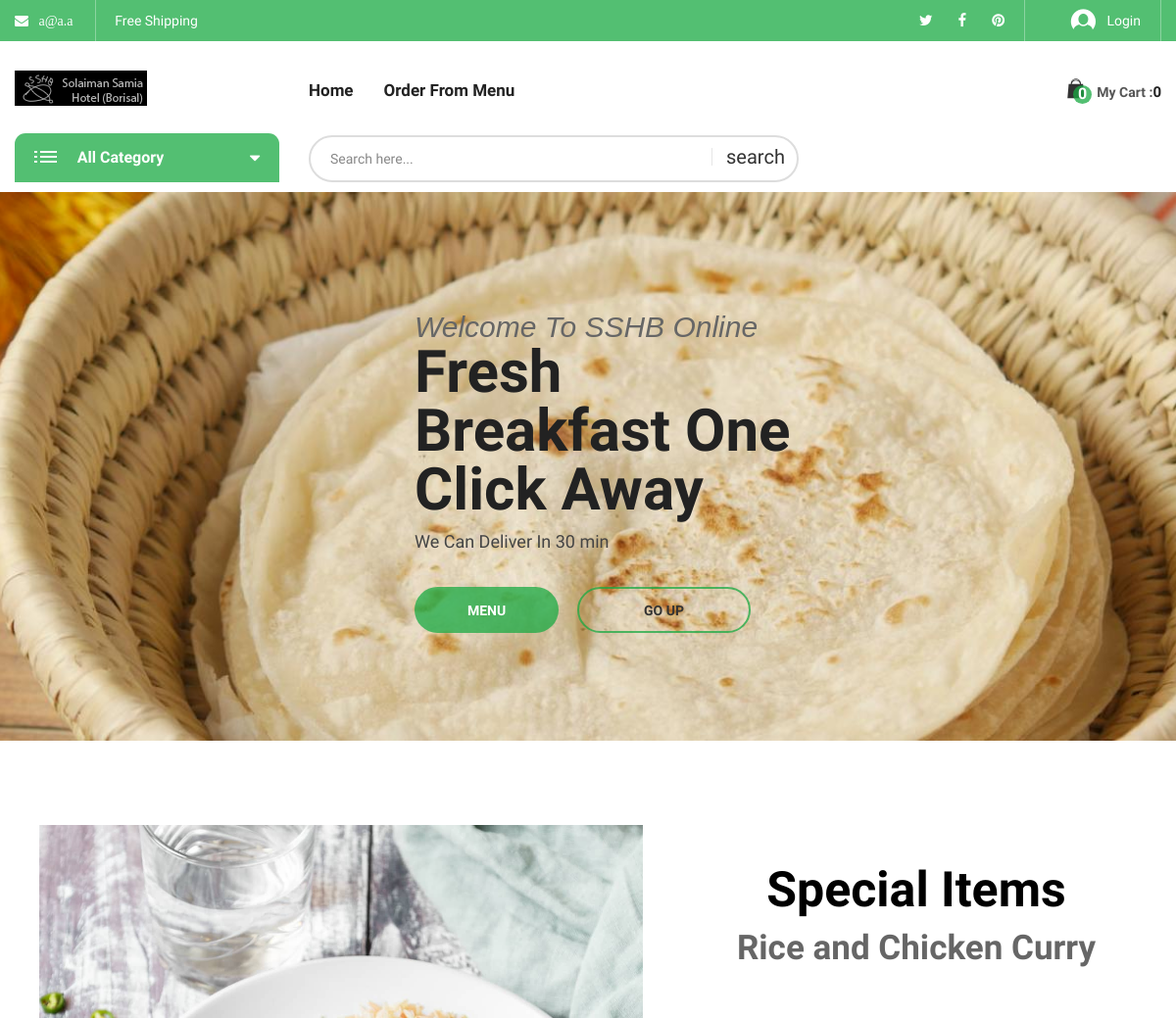
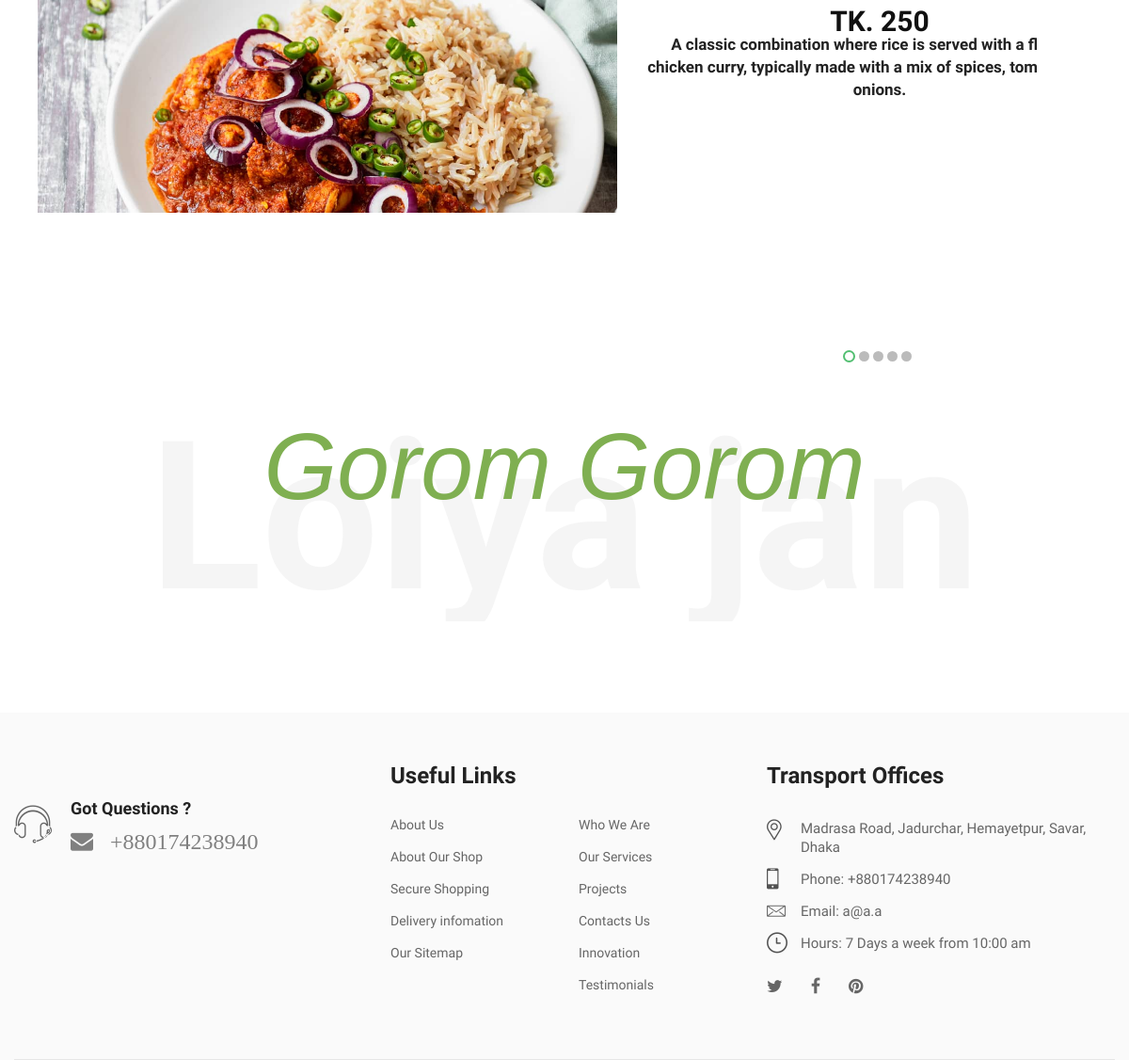
The page / on the database its author committed (2 pictures, top to bottom).
### tables this page shows
CREATE TABLE `header_info` (
  `id` int(10) NOT NULL,
  `email` varchar(30) NOT NULL,
  `tweeter` varchar(500) NOT NULL,
  `fb_link` varchar(500) NOT NULL,
  `pinterest` varchar(500) NOT NULL,
  `phone` varchar(20) NOT NULL
);

CREATE TABLE `add_logo` (
  `id` int(10) NOT NULL,
  `img` varchar(200) NOT NULL
);

CREATE TABLE `slider` (
  `slider_id` int(11) NOT NULL,
  `first_line` varchar(255) NOT NULL,
  `second_line` varchar(255) NOT NULL,
  `third_line` varchar(255) NOT NULL,
  `btn_left` varchar(25) NOT NULL,
  `btn_right` varchar(25) NOT NULL,
  `slider_img` varchar(255) NOT NULL
);

### admin/class/adminback.php (called while the page is built, shortened)
<?php
class  adminback
{
    private $connection;
    function __construct()
    {
        $dbhost = "localhost";
        $dbuser = "smabdulmueid97-app1";
        $dbpass = "Ld5vTApE9TKvXvhQdFxz";
        $dbname = "app1";
        $this->connection = mysqli_connect($dbhost, $dbuser, $dbpass, $dbname);
    }
    function display_links()
    {
        $query = "SELECT * FROM header_info";
        if (mysqli_query($this->connection, $query)) {
            $ctg_info = mysqli_query($this->connection, $query);
            return $ctg_info;
        }
    }
    function display_logo()
    {
        $query = "SELECT * FROM add_logo";
        if (mysqli_query($this->connection, $query)) {
            $pdt_info = mysqli_query($this->connection, $query);
            return $pdt_info;
        }
    }
    function SlideShow()
    {
        $query = "SELECT * FROM `slider`";
        if (mysqli_query($this->connection, $query)) {
            $row = mysqli_query($this->connection, $query);
            return $row;
        }
    }
}

### includes/slider_main.php (the view)
<div class="main-slide block-slider nav-change">
                <ul class="biolife-carousel" data-slick='{"arrows": true, "dots": false, "slidesMargin": 0, "slidesToShow": 1, "infinite": false, "speed": 800}' >
                <?php
                    $obj = new adminback();
                   $rows =  $obj->SlideShow();
                   while ($row = mysqli_fetch_assoc($rows)){
                ?>
                <li>
                        <div class="slide-contain slider-opt03__layout02 slide_animation type_02">
                            <div class="media background-geen-01" style="background-image: url('admin/uploads/<?php echo $row["slider_img"]?>');"></div>
                            <div class="text-content">
                                <i class="first-line"><?php echo $row['first_line']; ?></i>
                                <h3 class="second-line"> <?php echo $row['second_line']; ?> </h3>
                                <p class="third-line"><?php echo $row['third_line']; ?></p>
                                <p class="buttons">
                                    <a href="./all_product.php" class="btn btn-bold"><?php echo $row['btn_left']; ?></a>
                                    <a href="#" class="btn btn-thin"><?php echo $row['btn_right']; ?></a>
                                </p>
                            </div>
                        </div>
                    </li>
                    <?php
                         }
                    ?>
                </ul>
            </div>

### includes/header_top.php (shortened to what this page needs)
<?php
$obj= new adminback();
    $links = $obj->display_links();
?>
<div class="header-top bg-main hidden-xs">
            <div class="container">
                <div class="top-bar left">
                    <ul class="horizontal-menu">
                        <?php
                        while( $link = mysqli_fetch_assoc($links)){?>
                        <li>
                            <a class="fa fa-envelope" href="" > &nbsp;
                           <?php  echo $link['email'];  ?>
                          </a></li>
                        <li><a href="#">Free Shipping</a></li>
                    </ul>
                </div>
                <div class="top-bar right">
                    <ul class="social-list">
                        <li><a href="#<?php  echo $link['tweeter'];  ?>"><i class="fa fa-twitter" aria-hidden="true"></i></a></li>
                        <li><a href="#<?php  echo $link['fb_link'];  ?>"><i class="fa fa-facebook" aria-hidden="true"></i></a></li>
                        <li><a href="#<?php  echo $link['pinterest'];  ?>"><i class="fa fa-pinterest" aria-hidden="true"></i></a></li>
                               <?php } ?>
                    </ul>
                    <ul class="horizontal-menu">
                        <li><a href="user_login.php" class="login-link"><i class="biolife-icon icon-login"></i>
                        <?php
                        if(isset($_SESSION['username'])){
                            echo $_SESSION['username'];
                        }else{
                            echo "Login";
                        }
                        ?>
                        </a></li>
                    </ul>
                </div>
            </div>
        </div>

### includes/header_middle.php (shortened to what this page needs)
<?php
$obj = new adminback();
$logo_info = $obj->display_logo();
?>
<div class="header-middle biolife-sticky-object ">
    <div class="container">
        <div class="row">
            <div class="col-lg-3 col-md-2 col-md-6 col-xs-6">
                <a href="index.php" class="biolife-logo">
                    <?php while ($logo = mysqli_fetch_assoc($logo_info)) {
                    ?>
                        <img src="admin/uploads/<?php echo $logo['img']; ?>" alt="biolife logo" width="135" height="36">
                </a>
            <?php } ?>
            </div>
            <div class="col-lg-6 col-md-7 hidden-sm hidden-xs">
                <div class="primary-menu">
                    <ul class="menu biolife-menu clone-main-menu clone-primary-menu" id="primary-menu" data-menuname="main menu">
                        <li class="menu-item"><a href="index.php">Home</a></li>
                        <li class="menu-item"><a href="all_product.php">Order From Menu</a></li>
                    </ul>
                </div>
            </div>
            <div class="col-lg-3 col-md-3 col-md-6 col-xs-6">
                <div class="biolife-cart-info">
                    <div class="minicart-block">
                        <div class="minicart-contain">
                            <a href="javascript:void(0)" class="link-to">
                                <span class="icon-qty-combine">
                                    <i class="icon-cart-mini biolife-icon"></i>
                                    <span class="qty">
                                        <?php
                                        if (isset($_SESSION['cart'])) {
                                            echo $_SESSION['cart_pdt_number'];
                                        } else {
                                            echo "0";
                                        }
                                        ?>
                                    </span>
                                </span>
                                <span class="title">My Cart :</span>
                                <span class="sub-total">
                                    <?php
                                    if (isset($_SESSION['cart'])) {
                                        echo $_SESSION['subtotal'];
                                    } else {
                                        echo "0";
                                    }
                                    ?></span>
                            </a>
                        </div>
                    </div>
                </div>
            </div>
        </div>
    </div>
</div>

### includes/footer.php (shortened to what this page needs)
<?php
$obj = new adminback();
$links = $obj->display_links();
$link = mysqli_fetch_assoc($links);
?>
<footer id="footer" class="footer layout-03">
    <div class="footer-content background-footer-03">
        <div class="container">
            <div class="row">
                <div class="col-lg-4 col-md-4 col-sm-9">
                    <section class="footer-item">
                        <div class="footer-phone-info">
                            <i class="biolife-icon icon-head-phone"></i>
                            <p class="r-info">
                                <span>Got Questions ?</span>
                                <span class="h4"> <a class="fa fa-envelope" href="#" style="color: gray; font-size:24px"> &nbsp;
                                        <?php
                                        echo $link['phone'];
                                        ?>
                                    </a></span>
                            </p>
                        </div>
                    </section>
                </div>
                <div class="col-lg-4 col-md-4 col-sm-6 md-margin-top-5px sm-margin-top-50px xs-margin-top-40px">
                    <section class="footer-item">
                        <h3 class="section-title">Useful Links</h3>
                        <div class="row">
                            <div class="col-lg-6 col-sm-6 col-xs-6">
                                <div class="wrap-custom-menu vertical-menu-2">
                                    <ul class="menu">
                                        <li><a href="#">About Us</a></li>
                                        <li><a href="#">About Our Shop</a></li>
                                        <li><a href="#">Secure Shopping</a></li>
                                        <li><a href="#">Delivery infomation</a></li>
                                        <li><a href="#">Our Sitemap</a></li>
                                    </ul>
                                </div>
                            </div>
                            <div class="col-lg-6 col-sm-6 col-xs-6">
                                <div class="wrap-custom-menu vertical-menu-2">
                                    <ul class="menu">
                                        <li><a href="#">Who We Are</a></li>
                                        <li><a href="#">Our Services</a></li>
                                        <li><a href="#">Projects</a></li>
                                        <li><a href="#">Contacts Us</a></li>
                                        <li><a href="#">Innovation</a></li>
                                        <li><a href="#">Testimonials</a></li>
                                    </ul>
                                </div>
                            </div>
                        </div>
                    </section>
                </div>
                <div class="col-lg-4 col-md-4 col-sm-6 md-margin-top-5px sm-margin-top-50px xs-margin-top-40px">
                    <section class="footer-item">
                        <h3 class="section-title">Transport Offices</h3>
                        <div class="contact-info-block footer-layout xs-padding-top-10px">
                            <ul class="contact-lines">
                                <li>
                                    <p class="info-item">
                                        <i class="biolife-icon icon-location"></i>
                                        <b class="desc">Madrasa Road, Jadurchar, Hemayetpur, Savar, Dhaka</b>
                                    </p>
                                </li>
                                <li>
                                    <p class="info-item">
                                        <i class="biolife-icon icon-phone"></i>
                                        <b class="desc">Phone: <?php echo $link['phone'] ?></b>
                                    </p>
                                </li>
                                <li>
                                    <p class="info-item">
                                        <i class="biolife-icon icon-letter"></i>
                                        <b class="desc">Email: <?php echo $link['email'] ?></b>
                                    </p>
                                </li>
                                <li>
                                    <p class="info-item">
                                        <i class="biolife-icon icon-clock"></i>
                                        <b class="desc">Hours: 7 Days a week from 10:00 am</b>
                                    </p>
                                </li>
                            </ul>
                        </div>
                        <div class="biolife-social inline">
                            <ul class="socials">
                                <li><a href="<?php echo $link['tweeter'] ?>" title="twitter" class="socail-btn"><i class="fa fa-twitter" aria-hidden="true"></i></a></li>
                                <li><a href="<?php echo $link['fb_link'] ?>" title="facebook" class="socail-btn"><i class="fa fa-facebook" aria-hidden="true"></i></a></li>
                                <li><a href="<?php echo $link['pinterest'] ?>" title="pinterest" class="socail-btn"><i class="fa fa-pinterest" aria-hidden="true"></i></a></li>
                            </ul>
                        </div>
                    </section>
                </div>
            </div>
            <div class="row">
                <div class="col-xs-12">
                </div>
            </div>
        </div>
    </div>
</footer>

### rows shown on the page
header_info: email "a@a.a", phone "+880174238940"
add_logo: img (picture)
slider: first_line "Welcome To SSHB Online", second_line "Fresh Breakfast One Click Away", third_line "We Can Deliver In 30 min", btn_left "MENU", btn_right "GO UP"

### other values the page prints
$pdt_data['pdt_name'] "Rice and Chicken Curry"
$pdt_data['pdt_price'] "250"
$pdt_data['pdt_des'] "A classic combination where rice is served with a flavorful chicken curry, typically made with a mix of spices, tomatoes, and onions."
